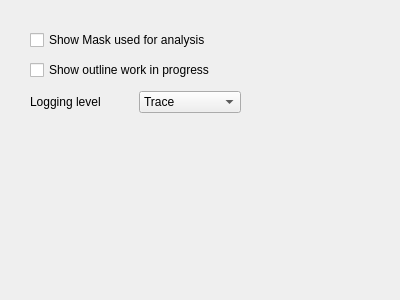
<?xml version="1.0" encoding="UTF-8"?>
<ui version="4.0">
 <class>settingsDebug</class>
 <widget class="QDialog" name="settingsDebug">
  <property name="geometry">
   <rect>
    <x>0</x>
    <y>0</y>
    <width>400</width>
    <height>300</height>
   </rect>
  </property>
  <property name="windowTitle">
   <string>Dialog</string>
  </property>
  <widget class="QCheckBox" name="checkBox">
   <property name="geometry">
    <rect>
     <x>30</x>
     <y>30</y>
     <width>300</width>
     <height>20</height>
    </rect>
   </property>
   <property name="text">
    <string>Show Mask used for analysis</string>
   </property>
  </widget>
  <widget class="QCheckBox" name="debugOutline">
   <property name="geometry">
    <rect>
     <x>30</x>
     <y>60</y>
     <width>300</width>
     <height>20</height>
    </rect>
   </property>
   <property name="text">
    <string>Show outline work in progress</string>
   </property>
  </widget>
  <widget class="QWidget" name="horizontalLayoutWidget">
   <property name="geometry">
    <rect>
     <x>30</x>
     <y>90</y>
     <width>211</width>
     <height>24</height>
    </rect>
   </property>
   <layout class="QHBoxLayout" name="horizontalLayout">
    <item>
     <widget class="QLabel" name="spdLogLevelLabel">
      <property name="text">
       <string>Logging level</string>
      </property>
     </widget>
    </item>
    <item>
     <widget class="QComboBox" name="logLevelComboBox">
      <property name="currentText">
       <string>Trace</string>
      </property>
      <item>
       <property name="text">
        <string>Trace</string>
       </property>
      </item>
      <item>
       <property name="text">
        <string>Debug</string>
       </property>
      </item>
      <item>
       <property name="text">
        <string>Info</string>
       </property>
      </item>
      <item>
       <property name="text">
        <string>Warning</string>
       </property>
      </item>
      <item>
       <property name="text">
        <string>Error</string>
       </property>
      </item>
      <item>
       <property name="text">
        <string>Critical</string>
       </property>
      </item>
      <item>
       <property name="text">
        <string>Off</string>
       </property>
      </item>
     </widget>
    </item>
   </layout>
  </widget>
 </widget>
 <resources/>
 <connections/>
</ui>
